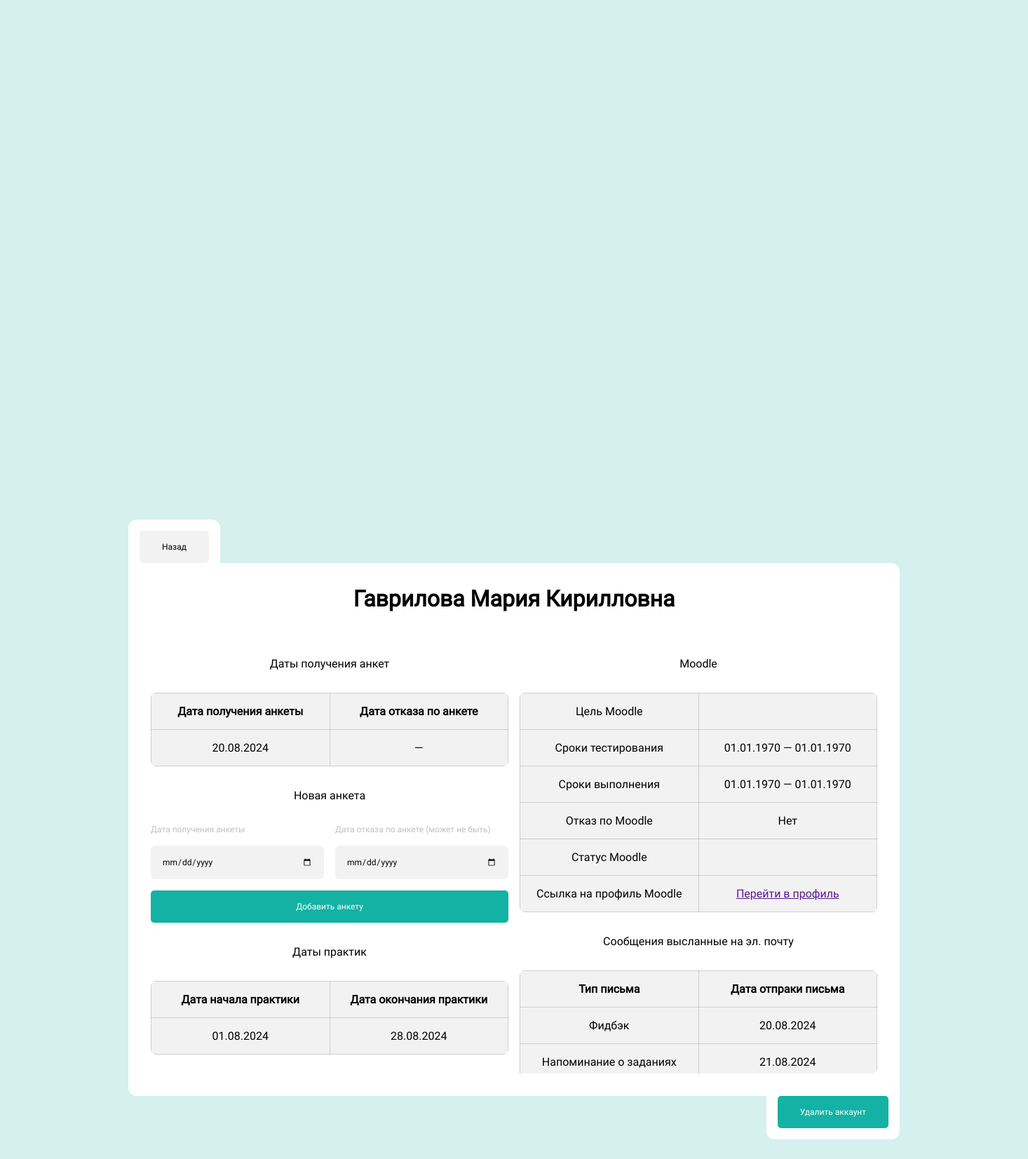
/Application/app/views/profile.php?id=20 (signed in), run on the app's committed database.
### tables this page shows
CREATE TABLE `candidate_profiles` (
  `id` int(11) NOT NULL COMMENT 'Идентификатор анкеты',
  `full_name` text NOT NULL COMMENT 'ФИО кандидата',
  `candidate_status` int(11) DEFAULT NULL COMMENT 'Статус кандидата',
  `edu_org` int(11) DEFAULT NULL COMMENT 'Образовательное учреждение',
  `profile_rejected` int(11) DEFAULT NULL COMMENT 'Отказ по анкете',
  `full_time_practice` int(11) DEFAULT NULL COMMENT 'Очная практика',
  `practice_target` int(11) DEFAULT NULL COMMENT ' Цель практики',
  `moodle_practice` int(11) DEFAULT NULL COMMENT 'Практика Moodle',
  `unit_id` int(11) DEFAULT NULL COMMENT 'Идентификатор отдела',
  `is_employment` int(11) DEFAULT NULL COMMENT 'Трудоустройство',
  `is_payment` int(11) DEFAULT NULL COMMENT 'Привлечение на оплату',
  `email` varchar(255) DEFAULT NULL COMMENT 'Адрес эл. почты',
  `phone_num` varchar(12) DEFAULT NULL COMMENT 'Номер телефона',
  `res_city` int(11) DEFAULT NULL COMMENT 'Город проживания',
  `edu_city` int(11) DEFAULT NULL COMMENT 'Город обучения',
  `study_course` int(11) DEFAULT NULL COMMENT 'Курс обучения',
  `training_direction` text DEFAULT NULL COMMENT 'Направления обучения (подготовки)',
  `stack` text DEFAULT NULL COMMENT 'Стек',
  `softskills` text DEFAULT NULL COMMENT 'Результаты собеседования',
  `receiving_date` date DEFAULT NULL COMMENT 'Дата получения анкеты',
  `commentary` text DEFAULT NULL COMMENT 'Комментарии'
);

CREATE TABLE `profiles_status_dates` (
  `id` int(11) NOT NULL COMMENT 'Идентификатор дат',
  `user_id` int(11) NOT NULL COMMENT 'ИД анкеты',
  `received_date` date NOT NULL COMMENT 'Дата получения анкеты',
  `rejection_date` date DEFAULT NULL COMMENT 'Дата отклонения анкеты'
);

CREATE TABLE `practice_dates` (
  `id` int(11) NOT NULL COMMENT 'Идентификатор практики',
  `user_id` int(11) NOT NULL COMMENT 'ИД анкеты',
  `date_start` date NOT NULL COMMENT 'Дата начала практики',
  `date_end` date NOT NULL COMMENT 'Дата конца практики'
);

CREATE TABLE `moodle` (
  `id` int(11) NOT NULL COMMENT 'Идентификатор профиля Moodle',
  `profile_id` int(11) NOT NULL COMMENT 'Идентификатор кандидата',
  `moodle_goal` int(11) DEFAULT NULL COMMENT 'Цель практики в Moodle',
  `testing_time` int(11) DEFAULT NULL COMMENT 'Сроки тестирования',
  `tasks_deadline` int(11) DEFAULT NULL COMMENT 'Сроки выполнения',
  `common_tests` int(11) DEFAULT NULL COMMENT 'Стандартные тесты',
  `web_tests` int(11) DEFAULT NULL COMMENT 'Тесты для Web-разработчика',
  `moodle_reject` int(11) DEFAULT NULL COMMENT 'Отказ по Moodle',
  `moodle_status` int(11) DEFAULT NULL COMMENT 'Статус Moodle',
  `tasks` int(11) DEFAULT NULL COMMENT 'Задания',
  `id_mail` int(11) DEFAULT NULL COMMENT 'Письма',
  `moodle_profile_link` text DEFAULT NULL COMMENT 'Ссылка на Moodle'
);

CREATE TABLE `mails` (
  `id` int(11) NOT NULL COMMENT 'Идентификатор письма',
  `profile_id` int(11) NOT NULL COMMENT 'Идентификатор получателя письма',
  `mail_type` int(11) NOT NULL COMMENT 'Идентификатор типа письма',
  `send_date` date NOT NULL COMMENT 'Дата отправки письма'
);

CREATE TABLE `mail_type` (
  `id` int(11) NOT NULL COMMENT 'Идентификатор типа',
  `type_name` text NOT NULL COMMENT 'Название типа'
);

### Application/app/views/profile.php (the view, shortened to what this page needs)
<?php
include 'partials/header.php';
?>
<body>
    <main>
        <div class="main-wrapper">
            <div class="top-nav-wrapper">
                <nav class="top-nav">
                    <a href="main.php" class="btn-second">Назад</a>
                </nav>
            </div>
            <?php
                $candidate_id = $_GET['id'];
                $sql = "SELECT candidate_profiles.*,
                               candidate_status.status_name AS candidate_status,
                               edu_org.edu_org_name AS edu_org,
                               unit_id.unit_name AS unit_id,
                               practice_target.goal_type AS practice_target,
                               cities_edu.city_name AS edu_city,
                               cities_res.city_name AS res_city,
                               study_course.course_name AS study_course
                        FROM `candidate_profiles`
                        LEFT JOIN `candidate_statuses` AS candidate_status ON candidate_profiles.candidate_status = candidate_status.id
                        LEFT JOIN `education_organization` AS edu_org ON candidate_profiles.edu_org = edu_org.id
                        LEFT JOIN `units` AS unit_id ON candidate_profiles.unit_id = unit_id.id
                        LEFT JOIN `practice_goal` AS practice_target ON candidate_profiles.practice_target = practice_target.id
                        LEFT JOIN `cities` AS cities_edu ON candidate_profiles.edu_city = cities_edu.id
                        LEFT JOIN `cities` AS cities_res ON candidate_profiles.res_city = cities_res.id
                        LEFT JOIN `study_courses` AS study_course ON candidate_profiles.study_course = study_course.id
                        WHERE candidate_profiles.id = :id";
                $stmt = $pdo->prepare($sql);
                $stmt->execute(['id' => $candidate_id]);
                $candidate = $stmt->fetch(PDO::FETCH_ASSOC);
                function displayValue($value) {
                    if (is_null($value)) {
                        return 'Нет';
                    } elseif ($value == 1) {
                        return 'Да';
                    } else {
                        return 'Неизвестный статус';
                    }
                }
            ?>
            <div class="common-form-alt">
                <h1><?= $candidate['full_name'] ?></h1>
                <div class="anketa-info-wrapper">
                    <div class="anketa-info-wrapper-2">
                        <p class="mails-header" style="margin-bottom: 0;">Даты получения анкет</p>
                        <table class="anketa-info" style="width: 100%">
                            <th>
                                Дата получения анкеты
                            </th>
                            <th>
                                Дата отказа по анкете
                            </th>
                            <?php
                                $sql = "SELECT * FROM `profiles_status_dates`
                                WHERE `user_id` = $candidate_id";
                                $stmt = $pdo->query($sql);
                                while ($profile_status_date = $stmt->fetch(PDO::FETCH_ASSOC)) { ?>
                                    <tr>
                                        <td><?= date('d.m.Y', strtotime($profile_status_date['received_date'])) ?></td>
                                        <td><?php
                                        if (is_null($profile_status_date['rejection_date'])) {
                                            echo "—";
                                        } else {
                                        echo date('d.m.Y', strtotime($profile_status_date['rejection_date'])); }
                                        ?></td>
                                    </tr>
                                <?php } ?>
                        </table>
                        <p class="mails-header" style="margin-bottom: 32px;">Новая анкета</p>
                        <form action="../controllers/AddProfileDates.php" method="post" id="add-new-practice" class="universal-form">
                            <div class="form-wrapper-row">
                                <div class="form-wrapper-column">
                                    <p class="ankets-type-header">Дата получения анкеты</p>
                                    <input type="date" name="received_date" class="inp" required>
                                </div>
                                <div class="form-wrapper-column">
                                    <p class="ankets-type-header">Дата отказа по анкете (может не быть)</p>
                                    <input type="date" name="rejection_date" class="inp">
                                </div>
                            </div>
                            <div class="form-control">
                                <input class="btn-primary" type="submit" value="Добавить анкету">
                            </div>
                        </form>
                        <p class="mails-header" style="margin-bottom: 0;">Даты практик</p>
                        <table class="anketa-info" style="width: 100%">
                            <th>
                                Дата начала практики
                            </th>
                            <th>
                                Дата окончания практики
                            </th>
                            <?php
                                $sql = "SELECT * FROM `practice_dates`
                                WHERE `user_id` = $candidate_id";
                                $stmt = $pdo->query($sql);
                                while ($practice_date = $stmt->fetch(PDO::FETCH_ASSOC)) { ?>
                                    <tr>
                                        <td><?= date('d.m.Y', strtotime($practice_date['date_start'])) ?></td>
                                        <td><?php
                                        if (is_null($practice_date['date_end'])) {
                                            echo "—";
                                        } else {
                                        echo date('d.m.Y', strtotime($practice_date['date_end'])); }
                                        ?></td>
                                    </tr>
                                <?php } ?>
                        </table>
                    </div>
                    <?php
                        $sql = "SELECT moodle.*,
                                       moodle_goal.goal_type AS moodle_goal,
                                       moodle_testing_time.date_start AS testing_date_start,
                                       moodle_testing_time.date_end AS testing_date_end,
                                       moodle_tasks_deadline.date_start AS deadline_date_start,
                                       moodle_tasks_deadline.date_end AS deadline_date_end,
                                       moodle_statuses.status_name AS moodle_status
                                FROM `moodle`
                                LEFT JOIN `moodle_goal` ON moodle.moodle_goal = moodle_goal.id
                                LEFT JOIN `moodle_testing_time` ON moodle.testing_time = moodle_testing_time.id
                                LEFT JOIN `moodle_tasks_deadline` ON moodle.tasks_deadline = moodle_tasks_deadline.id
                                LEFT JOIN `moodle_statuses` ON moodle.moodle_status = moodle_statuses.id
                                WHERE moodle.profile_id = :id";
                        $stmt = $pdo->prepare($sql);
                        $stmt->execute(['id' => $candidate_id]);
                        $candidate_moodle = $stmt->fetch(PDO::FETCH_ASSOC);
                    ?>
                    <div class="profile-moodle-wrapper">
                        <p class="mails-header" style="margin-bottom: 0;">Moodle</p>
                        <table class="anketa-info" style="width: 100%; height: min-content;">
                            <tr>
                                <td>Цель Moodle</td>
                                <td><?= $candidate_moodle['moodle_goal'] ?></td>
                            </tr>
                            <tr>
                                <td>Сроки тестирования</td>
                                <td><?= date('d.m.Y', strtotime($candidate_moodle['testing_date_start'])) ?> — <?= date('d.m.Y', strtotime($candidate_moodle['testing_date_end'])) ?></td>
                            </tr>
                            <tr>
                                <td>Сроки выполнения</td>
                                <td><?= date('d.m.Y', strtotime($candidate_moodle['deadline_date_start'])) ?> — <?= date('d.m.Y', strtotime($candidate_moodle['deadline_date_end'])) ?></td>
                            </tr>
                            <tr>
                                <td>Отказ по Moodle</td>
                                <td><?= displayValue($candidate_moodle['moodle_reject']) ?></td>
                            </tr>
                            <tr>
                                <td>Статус Moodle</td>
                                <td><?= $candidate_moodle['moodle_status'] ?></td>
                            </tr>
                            <tr>
                                <td>Ссылка на профиль Moodle</td>
                                <td><a href="<?= $candidate_moodle['moodle_profile_link'] ?>">Перейти в профиль</a></td>
                            </tr>
                        </table>
                        <div class="mails-wrapper">
                            <p class="mails-header">Сообщения высланные на эл. почту</p>
                            <table class="anketa-info" style="width: 100%; height: min-content; margin-top: 16px">
                                <th>
                                    Тип письма
                                </th>
                                <th>
                                    Дата отпраки письма
                                </th>
                                <?php
                                $sql = "SELECT mails.*,
                                               mail_type.type_name AS mail_type
                                               FROM `mails`
                                               LEFT JOIN `mail_type` AS mail_type ON mails.mail_type = mail_type.id
                                               WHERE `profile_id` = $candidate_id";
                                $stmt = $pdo->query($sql);
                                while ($candidate_mails = $stmt->fetch(PDO::FETCH_ASSOC)) { ?>
                                <tr>
                                    <td><?= $candidate_mails['mail_type'] ?></td>
                                    <td><?= date('d.m.Y', strtotime($candidate_mails['send_date'])) ?></td>
                                </tr>
                                <?php } ?>
                            </table>
                        </div>
                    </div>
                </div>
            </div>
            <div class="bottom-nav-wrapper">
                <nav class="bottom-nav">
                    <form action="../controllers/DelCandidate.php" method="post">
                        <input class="btn-primary" type="submit" value="Удалить аккаунт">
                    </form>
                </nav>
            </div>
        </div>
    </main>
</body>
</html>

### data on the page
candidate_profiles: full_name "Гаврилова Мария Кирилловна"
profiles_status_dates: received_date "20.08.2024"
practice_dates: date_start "01.08.2024", date_end "28.08.2024"
moodle: moodle_reject "Нет"
mails: mail_type.type_name "Фидбэк", send_date "20.08.2024"
mails: mail_type.type_name "Напоминание о заданиях", send_date "21.08.2024"

### other printed values
date('d.m.Y', strtotime($candidate_moodle['testing_date_start'])) "01.01.1970"
date('d.m.Y', strtotime($candidate_moodle['testing_date_end'])) "01.01.1970"
date('d.m.Y', strtotime($candidate_moodle['deadline_date_start'])) "01.01.1970"
date('d.m.Y', strtotime($candidate_moodle['deadline_date_end'])) "01.01.1970"
